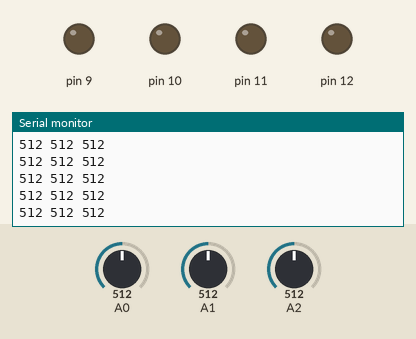
This sketch was run on a simulated Arduino Uno, built with avr-gcc and run on an emulated ATmega328P. Shown: output pins drawn as LEDs (lit = HIGH), the last lines printed to the serial monitor. Inputs (shaded band) come from the test bench; at power-on: A0 = 512, A1 = 512, A2 = 512.

Above: at 1.2 s.
1.3 s: A0 set to 11
At 2.1 s:
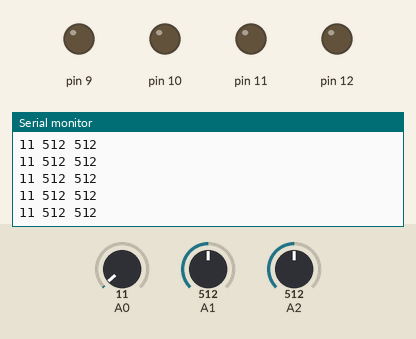
2.8 s: A0 set to 8
At 3.3 s:
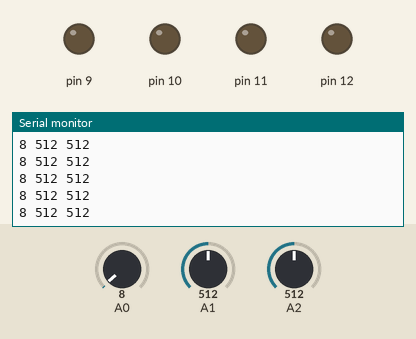
4.3 s: A1 set to 986
At 5.1 s:
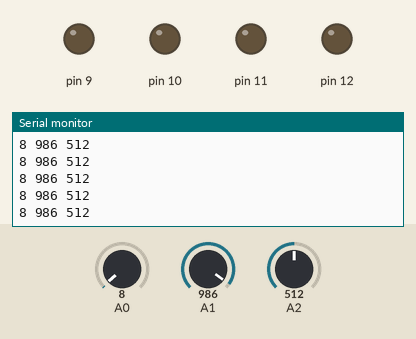
5.8 s: A1 set to 1012
At 6.8 s:
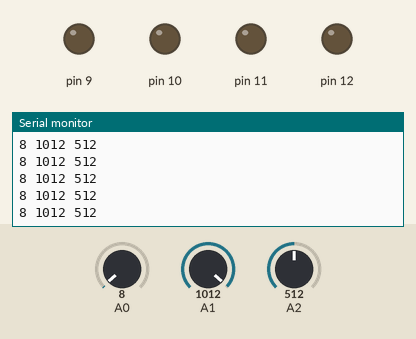
Timing chart, 0 to 8.8 s (numbered marks = the images above; inputs shaded):
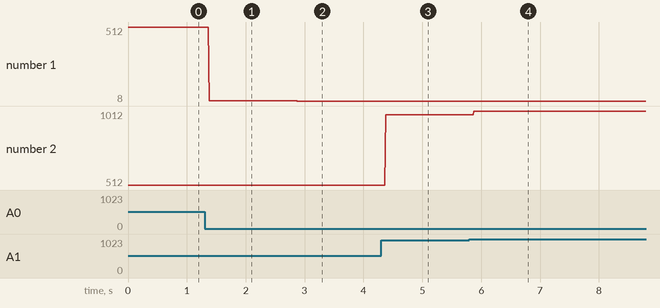

The sketch:

Acelerometro_ADC.ino
```cpp
void setup() {
   Serial.begin(9600);
   pinMode(9,OUTPUT);
   pinMode(10,OUTPUT);
   pinMode(11,OUTPUT);
   pinMode(12,OUTPUT);
}

void loop() {
 int value1 = analogRead(A0);
 int value2 = analogRead(A1);
 int value3 = analogRead(A2);
 Serial.print(value1);
 Serial.print(" ");
 Serial.print(value2);
 Serial.print(" ");
 Serial.println(value3);
 //delay(500);
}
```

Measured:
- after the input at 1.3 s, the serial monitor: prints a new line after 0.08 s (image 1)
- after the input at 2.8 s, the serial monitor: prints a new line after 0.08 s (image 2)
- after the input at 4.3 s, the serial monitor: prints a new line after 0.08 s (image 3)
- after the input at 5.8 s, the serial monitor: prints a new line after 0.07 s (image 4)
- plotted number 1: 512 → 11 after the input at 1.3 s, 11 → 8 after the input at 2.8 s
- plotted number 2: 512 → 986 after the input at 4.3 s, 986 → 1012 after the input at 5.8 s
